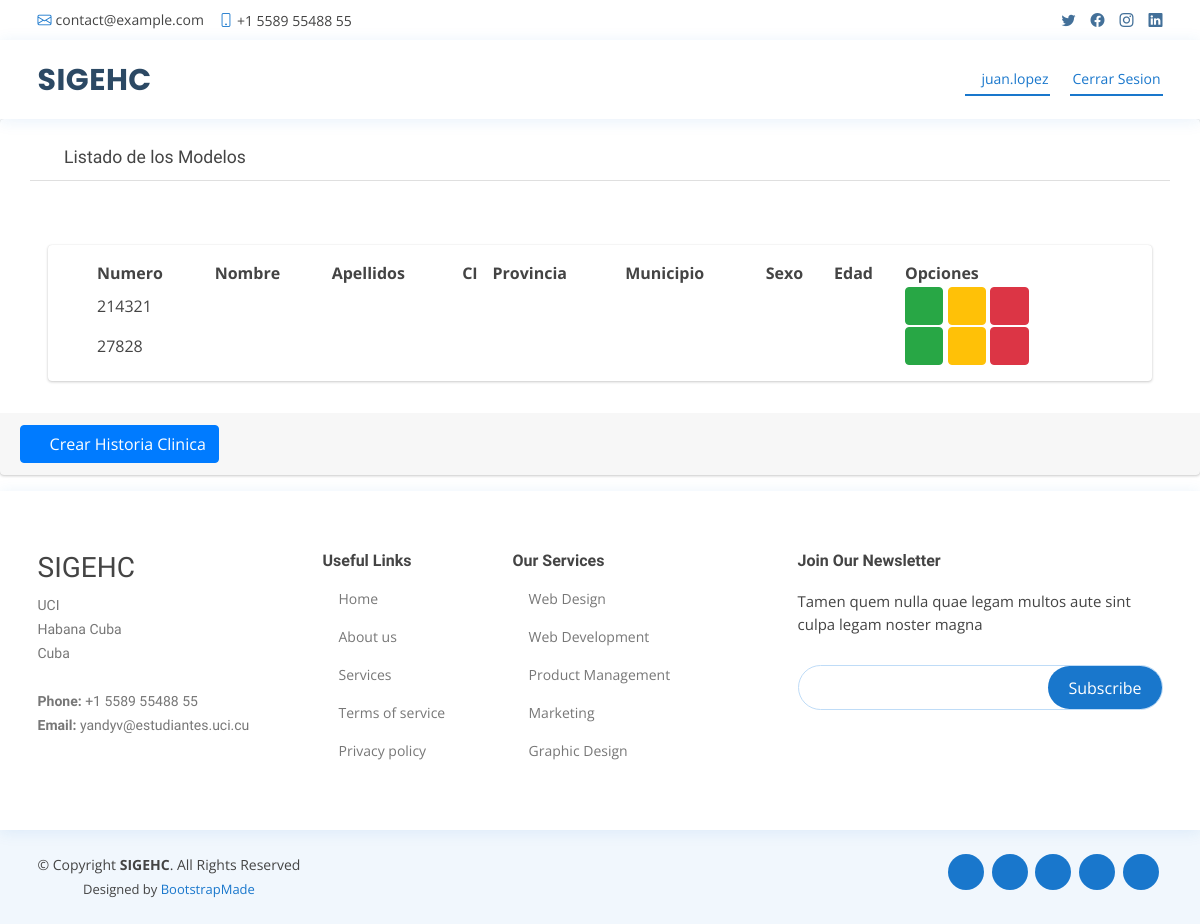
/historiasc/listar/ (signed in), run on an earlier commit of the app's database.
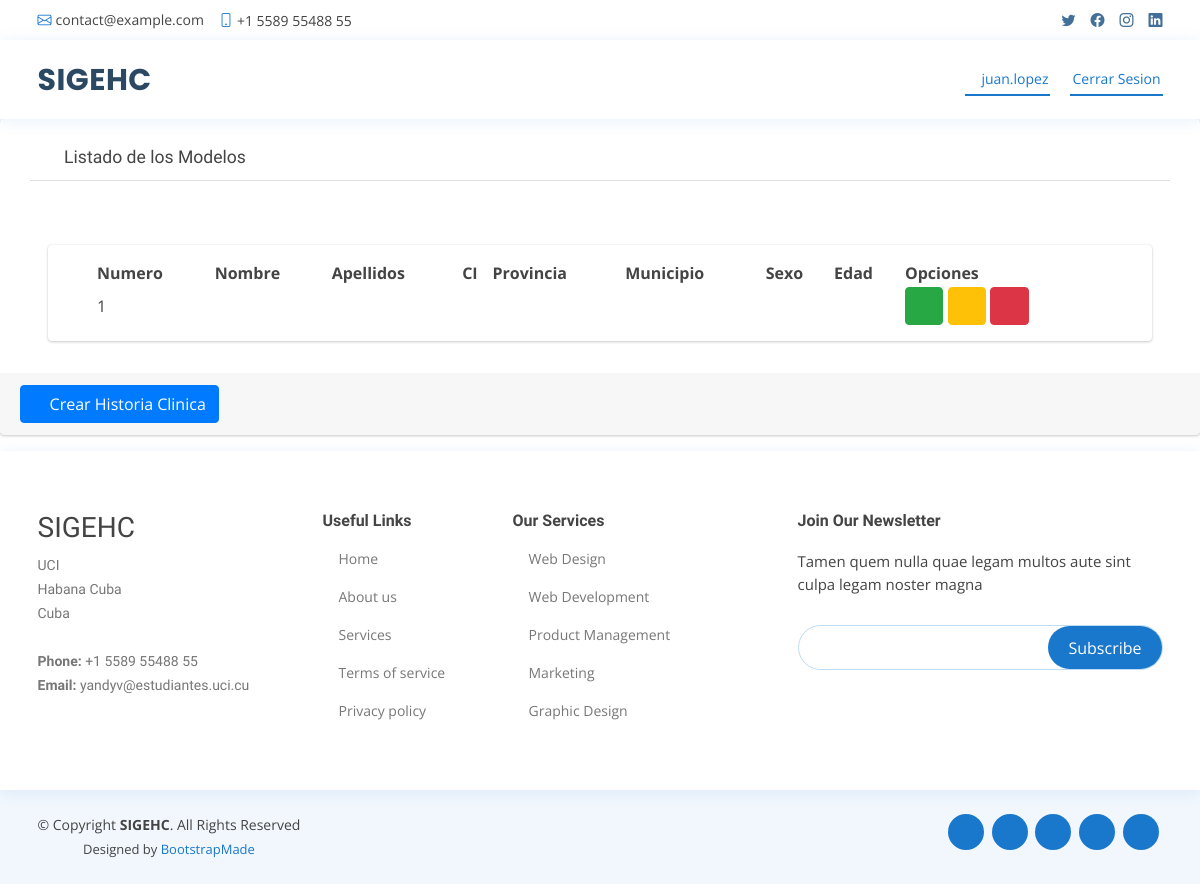
And on a later commit of the database.
### main/models.py (models this page shows, shortened)
class Historia_clinica(models.Model):
    numero = models.IntegerField()
    img = models.ImageField(upload_to='pacientes', null=True, blank=True)
    ci=models.CharField(max_length=11)
    nombre = models.CharField(max_length=100)
    apellidos = models.CharField(max_length=150)
    direccion = models.CharField(max_length=300)
    municipio = models.CharField(max_length=100)
    provincia = models.CharField(max_length=100)
    cod_postal = models.CharField(max_length=20)
    medico = models.ForeignKey(Medico, on_delete=models.CASCADE)
    sexo = models.ForeignKey(Sexo, on_delete=models.CASCADE)
    fecha_nacimiento = models.DateField()
    lugar_nacimiento = models.CharField(max_length=100)
    correo = models.EmailField(null=True, blank=True)
    edad = models.IntegerField()
    telf_movil = models.CharField(max_length=8)
    telf_fijo = models.CharField(max_length=8)
    observaciones = models.TextField()
    estado = models.ForeignKey(Estado, on_delete=models.CASCADE)

### main/views.py (the view)
# urls.py: path('historiasc/listar/', views.hclistar, name='listar_hc'),
@login_required
def hclistar(request):
    try:
        estadoT = Estado.objects.get(nombre='Activo')
        historias = Historia_clinica.objects.all().filter(estado=estadoT)
        return render(request, 'gestion/hc/hclist.html',{
        'historias': historias,
    })
    except Exception as e:
        print(e)
    return render(request, 'gestion/hc/hclist.html')

### templates/gestion/hc/hclist.html (shortened to what this page needs)
{% extends 'base.html' %}
{% load static %}
{% block content %}
    <div class=" card card-default">
        <div class="card-header px-3 mb-3 mt-3 container">
            <h3 class="card-title">
            <i class="fas fa-search"></i>
                Listado de los Modelos
            </h3>
            </div>
        <div class="card card-body content-header mx-5 px-5 mt-5">
            <table id="myTable" class="display" style="width: 100%;">
                <thead>
                    <tr>
                        <th>Numero</th>
                        <th>Nombre</th>
                        <th>Apellidos</th>
                        <th>CI</th>
                        <th>Provincia</th>
                        <th>Municipio</th>
                        <th>Sexo</th>
                        <th>Edad</th>
                        <th style="width: 3cm">Opciones</th>
                    </tr>
                </thead>
                <tbody>
                    {% for i in historias %}
                    <tr>
                        <td>{{i.numero}}</td>
                        <td>{{i.paciente.nombre}}</td>
                        <td>{{i.paciente.apellidos}}</td>
                        <td>{{i.paciente.ci}}</td>
                        <td>{{i.paciente.provincia}}</td>
                        <td>{{i.paciente.municipio}}</td>
                        <td>{{i.paciente.sexo}}</td>
                        <td>{{i.paciente.pk}}</td>
                        <td style="width: 200px;">
                            <a href="{% url 'ver_hc' i.pk %}" type="button" class="btn btn-success">
                                <i class="fas fa-eye"></i>
                            </a>
                            <a href="#" type="button" class="btn btn-warning">
                                <i class="fas fa-edit"></i>
                            </a>
                            <a href="#" type="button" class="btn btn-danger">
                                <i class="fas fa-procedures"></i>
                            </a>
                        </td>
                    {% endfor %}
                </tbody>
            </table>
            </div>
            <div class=" card-footer mt-3">
            <a href="{% url 'crear_hc' %}" type="button" class="btn btn-primary">
                <i class="fas fa-plus"></i>
            Crear Historia Clinica
            </a>
            </div>
        </div>
{% endblock %}

### templates/base.html (shortened to what this page needs)
<!DOCTYPE html>
<html lang="en">
{% load static %}
<head>
  <link href="{% static 'assets/vendor/fontawesome-free/css/all.min.css'%}" rel="stylesheet">
  <link href="{% static 'assets/vendor/animate.css/animate.min.css' %}" rel="stylesheet">
  <link href="{% static 'assets/vendor/bootstrap/css/bootstrap.min.css' %}" rel="stylesheet">
  <link href="{% static 'assets/vendor/bootstrap-icons/bootstrap-icons.css' %}" rel="stylesheet">
  <link href="{% static 'assets/vendor/boxicons/css/boxicons.min.css' %}" rel="stylesheet">
  <link href="{% static 'assets/vendor/glightbox/css/glightbox.min.css' %}" rel="stylesheet">
  <link href="{% static 'assets/vendor/remixicon/remixicon.css' %}" rel="stylesheet">
  <link href="{% static 'assets/vendor/swiper/swiper-bundle.min.css' %}" rel="stylesheet">
  <link
      rel="stylesheet"
      href="{% static 'plugins/fontawesome-free/css/all.min.css'%}"
    />
    <link
      href="{% static 'plugins/bootstrap/css/bootstrap.min.css' %}"
      rel="stylesheet"
    />
    <link
      rel="stylesheet"
      type="text/css"
      href="{% static 'datatable/data_tables/datatables.min.css' %}"
    />
    <link
      rel="stylesheet"
      href="{% static 'plugins/jquery/jquery-confirm.min.css' %}"
    />
    <link
      rel="stylesheet"
      href="https://cdn.jsdelivr.net/npm/bootstrap-icons@1.7.2/font/bootstrap-icons.css"
    />
    <link
      href="{% static 'plugins/bootstrap/css/bootstrap.min.css' %}"
      rel="stylesheet"
    />
    <link
      href="{% static 'plugins/bootstrap/css/bootstrap.min.css' %}"
      rel="stylesheet"
    />
    <link
      rel="stylesheet"
      href="{% static 'dist/css/adminlte.min.css'%}"
    />
  <link href="{% static 'assets/css/style.css' %}" rel="stylesheet">
</head>
<body>
  <div id="topbar" class="d-flex align-items-center sticky-top">
    <div class="container d-flex justify-content-between">
      <div class="contact-info d-flex align-items-center">
        <i class="bi bi-envelope"></i> <a href="mailto:contact@example.com">contact@example.com</a>
        <i class="bi bi-phone"></i> +1 5589 55488 55
      </div>
      <div class="d-none d-lg-flex social-links align-items-center">
        <a href="#" class="twitter"><i class="bi bi-twitter"></i></a>
        <a href="#" class="facebook"><i class="bi bi-facebook"></i></a>
        <a href="#" class="instagram"><i class="bi bi-instagram"></i></a>
        <a href="#" class="linkedin"><i class="bi bi-linkedin"></i></i></a>
      </div>
    </div>
  </div>
  <header id="header" class="sticky-top">
    <div class="container d-flex align-items-center">
      <h1 class="logo me-auto"><a href="{% url 'home' %}">SIGEHC</a></h1>
      <nav id="navbar" class="navbar order-last order-lg-0">
        <ul>
          {% if user.is_authenticated %}
          <li class="nav-item"><a class="nav-link scrollto active" href="#"> {{user.username}}</a></li>
          <li class="nav-item"><a class="nav-link scrollto active" href="{% url 'logout' %}">Cerrar Sesion</a></li>
          {% else %}
          <li><a class="nav-link scrollto active" href="{% url 'login' %}">Iniciar Sesion</a></li>
          {% endif %}
        </ul>
      </nav>
    </div>
  </header>
{% block content %}
{% endblock %}
<footer id="footer">
    <div class="footer-top">
      <div class="container">
        <div class="row">
          <div class="col-lg-3 col-md-6 footer-contact">
            <h3>SIGEHC</h3>
            <p>
              UCI <br>
              Habana Cuba<br>
              Cuba <br><br>
              <strong>Phone:</strong> +1 5589 55488 55<br>
              <strong>Email:</strong> yandyv@estudiantes.uci.cu<br>
            </p>
          </div>
          <div class="col-lg-2 col-md-6 footer-links">
            <h4>Useful Links</h4>
            <ul>
              <li><i class="bx bx-chevron-right"></i> <a href="#">Home</a></li>
              <li><i class="bx bx-chevron-right"></i> <a href="#">About us</a></li>
              <li><i class="bx bx-chevron-right"></i> <a href="#">Services</a></li>
              <li><i class="bx bx-chevron-right"></i> <a href="#">Terms of service</a></li>
              <li><i class="bx bx-chevron-right"></i> <a href="#">Privacy policy</a></li>
            </ul>
          </div>
          <div class="col-lg-3 col-md-6 footer-links">
            <h4>Our Services</h4>
            <ul>
              <li><i class="bx bx-chevron-right"></i> <a href="#">Web Design</a></li>
              <li><i class="bx bx-chevron-right"></i> <a href="#">Web Development</a></li>
              <li><i class="bx bx-chevron-right"></i> <a href="#">Product Management</a></li>
              <li><i class="bx bx-chevron-right"></i> <a href="#">Marketing</a></li>
              <li><i class="bx bx-chevron-right"></i> <a href="#">Graphic Design</a></li>
            </ul>
          </div>
          <div class="col-lg-4 col-md-6 footer-newsletter">
            <h4>Join Our Newsletter</h4>
            <p>Tamen quem nulla quae legam multos aute sint culpa legam noster magna</p>
            <form action="" method="post">
              <input type="email" name="email"><input type="submit" value="Subscribe">
            </form>
          </div>
        </div>
      </div>
    </div>
    <div class="container d-md-flex py-4">
      <div class="me-md-auto text-center text-md-start">
        <div class="copyright">
          &copy; Copyright <strong><span>SIGEHC</span></strong>. All Rights Reserved
        </div>
        <div class="credits">
          Designed by <a href="https://bootstrapmade.com/">BootstrapMade</a>
        </div>
      </div>
      <div class="social-links text-center text-md-right pt-3 pt-md-0">
        <a href="#" class="twitter"><i class="bx bxl-twitter"></i></a>
        <a href="#" class="facebook"><i class="bx bxl-facebook"></i></a>
        <a href="#" class="instagram"><i class="bx bxl-instagram"></i></a>
        <a href="#" class="google-plus"><i class="bx bxl-skype"></i></a>
        <a href="#" class="linkedin"><i class="bx bxl-linkedin"></i></a>
      </div>
    </div>
  </footer>
</body>
</html>

### main/static/assets/css/style.css (style rules this page uses)
body { font-family: "Open Sans", sans-serif; color: #444444; }
a { color: #1977cc; text-decoration: none; }
h1, h2, h3, h4, h5, h6 { font-family: "Raleway", sans-serif; }
#topbar { background: #fff; height: 40px; font-size: 14px; transition: all 0.5s; z-index: 996; }
#topbar .contact-info a { line-height: 1; color: #444444; transition: 0.3s; }
#topbar .contact-info i { color: #1977cc; padding-right: 4px; margin-left: 15px; line-height: 0; }
#topbar .contact-info i:first-child { margin-left: 0; }
#topbar .social-links a { color: #437099; padding-left: 15px; display: inline-block; line-height: 1px; transition: 0.3s; }
#topbar .social-links a:first-child { border-left: 0; }
#header { background: #fff; transition: all 0.5s; z-index: 997; padding: 15px 0; top: 40px; box-shadow: 0px 2px 15px rgba(25, 119, 204, 0.1); }
#header .logo { font-size: 30px; margin: 0; padding: 0; line-height: 1; font-weight: 700; letter-spacing: 0.5px; font-family: "Poppins", sans-serif; }
#header .logo a { color: #2c4964; }
.navbar { padding: 0; }
.navbar ul { margin: 0; padding: 0; display: flex; list-style: none; align-items: center; }
.navbar li { position: relative; }
.navbar>ul>li { position: relative; white-space: nowrap; padding: 8px 0 8px 20px; }
.navbar a, .navbar a:focus { display: flex; align-items: center; justify-content: space-between; font-size: 14px; color: #2c4964; white-space: nowrap; transition: 0.3s; border-bottom: 2px solid #fff; padding: 5px 2px; }
.navbar a:hover, .navbar .active, .navbar .active:focus, .navbar li:hover>a { color: #1977cc; border-color: #1977cc; }
#footer { color: #444444; font-size: 14px; background: #f1f7fd; }
#footer .footer-top { padding: 60px 0 30px 0; background: #fff; box-shadow: 0px 2px 15px rgba(25, 119, 204, 0.1); }
#footer .footer-top .footer-contact { margin-bottom: 30px; }
#footer .footer-top .footer-contact p { font-size: 14px; line-height: 24px; margin-bottom: 0; font-family: "Raleway", sans-serif; color: #777777; }
#footer .footer-top h4 { font-size: 16px; font-weight: bold; color: #444444; position: relative; padding-bottom: 12px; }
#footer .footer-top .footer-links { margin-bottom: 30px; }
#footer .footer-top .footer-links ul { list-style: none; padding: 0; margin: 0; }
#footer .footer-top .footer-links ul i { padding-right: 2px; color: #1c84e3; font-size: 18px; line-height: 1; }
#footer .footer-top .footer-links ul li { padding: 10px 0; display: flex; align-items: center; }
#footer .footer-top .footer-links ul li:first-child { padding-top: 0; }
#footer .footer-top .footer-links ul a { color: #777777; transition: 0.3s; display: inline-block; line-height: 1; }
#footer .footer-newsletter { font-size: 15px; }
#footer .footer-newsletter h4 { font-size: 16px; font-weight: bold; color: #444444; position: relative; padding-bottom: 12px; }
#footer .footer-newsletter form { margin-top: 30px; background: #fff; padding: 6px 10px; position: relative; border-radius: 50px; text-align: left; border: 1px solid #bfdcf7; }
#footer .footer-newsletter form input[type=email] { border: 0; padding: 4px 8px; width: calc(100% - 100px); }
#footer .footer-newsletter form input[type=submit] { position: absolute; top: 0; right: 0; bottom: 0; border: 0; background: none; font-size: 16px; padding: 0 20px; background: #1977cc; color: #fff; transition: 0.3s; border-radius: 50px; }
#footer .credits { padding-top: 5px; font-size: 13px; color: #444444; }
#footer .social-links a { font-size: 18px; display: inline-block; background: #1977cc; color: #fff; line-height: 1; padding: 8px 0; margin-right: 4px; border-radius: 50%; text-align: center; width: 36px; height: 36px; transition: 0.3s; }

What changed in the data, as far as the page shows it:
removed Historia_clinica: numero "214321"
removed Historia_clinica: numero "27828"
added Historia_clinica: numero "1"
